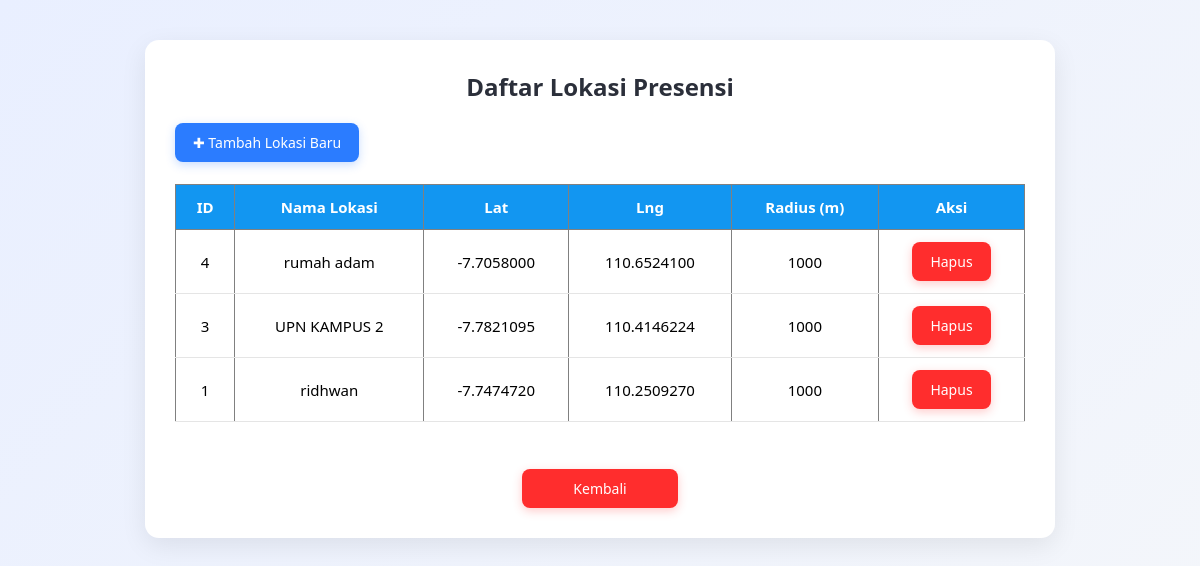
Screenshot of /list_lokasi.php (signed in) with the database file from the repository.
### tables this page shows
CREATE TABLE `lokasi_presensi` (
  `id` int(11) NOT NULL,
  `nama_lokasi` varchar(100) NOT NULL,
  `lat` decimal(10,7) NOT NULL,
  `lng` decimal(10,7) NOT NULL,
  `radius` int(11) NOT NULL DEFAULT 50,
  `created_at` timestamp NOT NULL DEFAULT current_timestamp()
);

### list_lokasi.php (the view, shortened to what this page needs)
<?php
include "db.php";
$lokasi = $conn->query("SELECT * FROM lokasi_presensi ORDER BY id DESC");
?>
<!DOCTYPE html>
<html>
<head>
<link rel="stylesheet" href="css/lokasi.css">
</head>
</head>
<body>
<div class="card">
    <h2>Daftar Lokasi Presensi</h2>
    <a href="tambah_lokasi.php" class="btn-primary">✚ Tambah Lokasi Baru</a>
    <br><br>
    <table border="1" cellpadding="6" style="width:100%; border-collapse:collapse;">
        <tr>
            <th>ID</th>
            <th>Nama Lokasi</th>
            <th>Lat</th>
            <th>Lng</th>
            <th>Radius (m)</th>
            <th>Aksi</th>
        </tr>
        <?php while ($row = $lokasi->fetch_assoc()): ?>
        <tr>
            <td><?= $row['id'] ?></td>
            <td><?= htmlspecialchars($row['nama_lokasi']) ?></td>
            <td><?= $row['lat'] ?></td>
            <td><?= $row['lng'] ?></td>
            <td><?= $row['radius'] ?></td>
            <td>
                <a href="hapus_lokasi.php?id=<?= $row['id'] ?>" class="btn-danger" onclick="return confirm('Hapus lokasi?')">Hapus</a>
            </td>
        </tr>
        <?php endwhile; ?>
    </table>
<br>
    <a href="admin.php" class="btn-back">Kembali</a>
</div>
</body>
</html>

### css/lokasi.css (style rules this page uses)
body { font-family: "Segoe UI", Arial, sans-serif; background: linear-gradient(135deg, #e9efff, #f5f7fa); margin: 0; padding: 30px; display: flex; justify-content: center; align-items: flex-start; min-height: 100vh; }
.card { background: #ffffff; width: 850px; padding: 30px; border-radius: 14px; box-shadow: 0 8px 26px rgba(0, 0, 0, 0.08); animation: fadeIn 0.4s ease; margin-top: 10px; }
h2 { text-align: center; margin-top: 0; color: #2b2f3a; font-weight: 600; margin-bottom: 20px; }
.btn-primary, .btn-danger, .btn-back { display: inline-block; padding: 10px 18px; border-radius: 8px; font-weight: 500; font-size: 14px; text-decoration: none; transition: 0.25s ease; cursor: pointer; }
.btn-primary { background: #2b7cff; color: #fff; box-shadow: 0 3px 10px rgba(43, 124, 255, 0.25); }
.btn-danger { background: #ff2d2d; color: #fff; box-shadow: 0 3px 10px rgba(255, 50, 50, 0.25); }
.btn-back { background: #ff2d2d; color: white; display: block; width: 120px; text-align: center; margin: 25px auto 0 auto; box-shadow: 0 3px 10px rgba(255, 50, 50, 0.25); }
table { width: 100%; border-collapse: collapse; font-size: 15px; }
table th { background: #1296f1; color: white; padding: 12px; text-align: center; font-weight: 600; }
table td { padding: 12px; text-align: center; border-bottom: 1px solid #e5e5e5; }

### rows the page displays
lokasi_presensi: id "4", nama_lokasi "rumah adam", lat "-7.7058000", lng "110.6524100", radius "1000"
lokasi_presensi: id "3", nama_lokasi "UPN KAMPUS 2", lat "-7.7821095", lng "110.4146224", radius "1000"
lokasi_presensi: id "1", nama_lokasi "ridhwan", lat "-7.7474720", lng "110.2509270", radius "1000"
